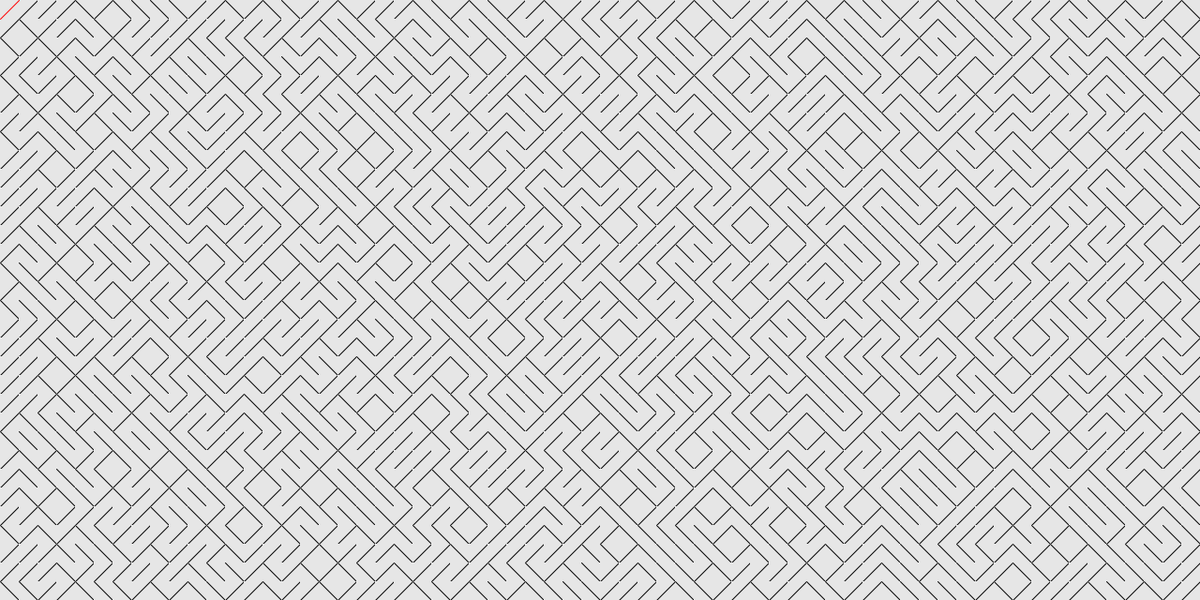
Frame 1 (no input)
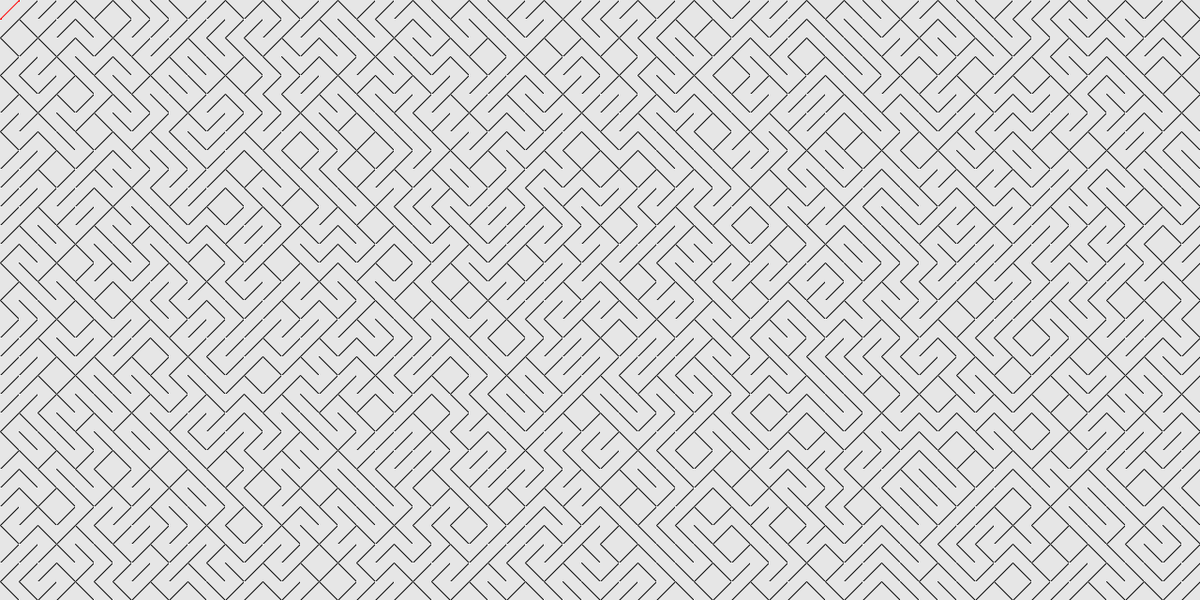
Frame 60 (the mouse pressed at the canvas centre just before this capture)
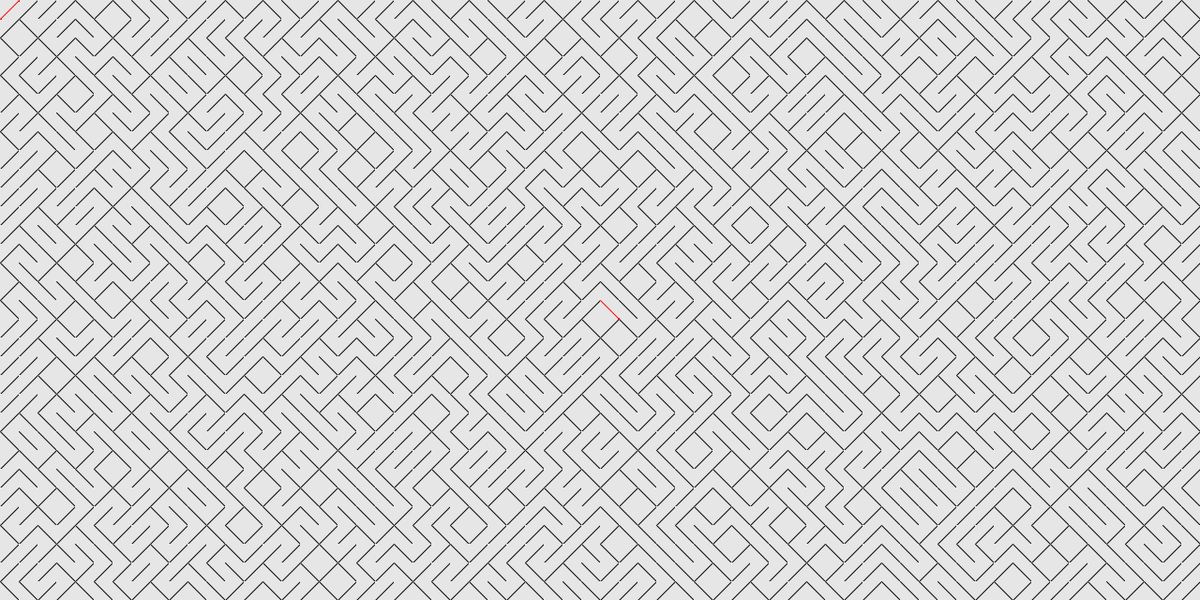
Frame 120 (the mouse held since frame 60 and released just before this capture)

The Processing sketch that drew these frames (run headless with seeded random() and noise(); from frame 60 on, the mouse is pressed at the canvas centre):

// Processing sketch: P2_1st_grid
// ── P2_1st_grid.pde
ArrayList<Point> points;
ArrayList<Pixel> pixelz;
int wi = 20;
int he = 20;

void setup(){
  size(1280, 640);
  surface.setResizable(true);
  background(230);
  noStroke();
  //colorMode(HSB, 100);

  //points = new ArrayList<Point>();
  pixelz = new ArrayList<Pixel>();

  for(int w=0;w<width/wi;w++){
    for(int h=0;h<height/he;h++){
      pixelz.add(new Pixel(w*wi,h*he, wi, he));
    }
  }
}


void draw(){

  float dx = mouseX - pmouseX;
  float dy = mouseY - pmouseY;
  float speed = sqrt(dx * dx + dy * dy);

  int limit = 50;
  speed = (speed > limit) ? limit*2 : speed*2;

  for(int i=0;i<pixelz.size();i++){
      Pixel p = pixelz.get(i);
      //p.drawGray();
      p.drawLineUpdate();
      p.drawLine();
  }

  ////マウスに移動があったらpointを生成
  //if(speed != 0){
  //  points.add(new Point(speed));
  //}

  ////pointsを描画
  //for(int i=0; i<points.size(); i++) {
  //  Point point = points.get(points.size()-1);
  //  point.display();

  //  if(points.size()>100) {
  //    //TODO: 減衰をどう実装するか
  //    Point p = points.get(0);
  //    //println(p.getSpeed());
  //    points.remove(0);
  //  }
  //}
}

class Pixel{
  int _x;
  int _y;
  int _w;
  int _h;
  boolean updown;

  Pixel(int x,int y,int w,int h){
    _x = x;
    _y = y;
    _w = w;
    _h = h;

    drawLineInit();
  }

  //モザイク
  void drawGray(){
    fill(random(0, 100));
    rect(_x,_y,_w,_h);
  }

  void drawLineInit(){
    noStroke();
    fill(230);
    rect(_x,_y,_w,_h);

    stroke(0);
    strokeWeight(1);

    if(round(random(0,1)) == 1){
      line(_x, _y, _x+_w, _y+_h);
    }else{
      line(_x, _y+_h, _x+_w, _y);
    }
  }

  //ライン
  void drawLine(){
    stroke(0);
    strokeWeight(1);
    int distX = abs(mouseX - _x);
    int distY = abs(mouseY - _y);

    if( distX < 15 && distY < 15 ){
      noStroke();
      fill(230);
      rect(_x,_y,_w,_h);

      stroke(255,0,0);
      strokeWeight(1);

      if(updown){
        line(_x, _y, _x+_w, _y+_h);
      }else{
        line(_x, _y+_h, _x+_w, _y);
      }
    }
  }

  void drawLineUpdate(){
    if(mouseX > pmouseX && pmouseY > mouseY ){
      //println("右上り");
      updown = false;
    }else if(mouseX > pmouseX && mouseY > pmouseY ){
      //println("右下がり");
      updown = true;
    }else if(pmouseX > mouseX && pmouseY > mouseY ){
      //println("左上がり");
      updown = true;
    }else if(pmouseX > mouseX && mouseY > pmouseY ){
      //println("左下がり");
      updown = false;
    }
  }
}


class Point{
  float speed;

  //init
  Point(float sp){
    speed = sp;
  }
  void display(){
    stroke(speed,70,80);
    strokeWeight((100-speed)/2);

    line(pmouseX, pmouseY, mouseX, mouseY);
  }
  float getSpeed(){
    return speed;
  }
}

// ── Grid.pde
class Grid{
  public ArrayList<Pane> panes;
  private int pSize;

  Grid(int paneSize){
    pSize = paneSize;
    panes = new ArrayList<Pane>();
    for(int h=0;h<height/paneSize;h++){
      for(int w=0;w<width/paneSize;w++){
        panes.add(new Pane(w*paneSize, h*paneSize, paneSize));
      }
    }
  }

  void draw(){
    for(int i=0;i<panes.size();i++){
      panes.get(i).refresh();
      panes.get(i).draw();
    }
  }

  void drawByIndex(int index){
    panes.get(index).draw();
  }

  int getIndex(int _x,int _y){
    return (width/pSize)*(_y/pSize) + (_x/pSize);
  }

  int getXByIndex(int index){
    return panes.get(index)._x;
  }

  int getYByIndex(int index){
    return panes.get(index)._y;
  }
}

// ── Pane.pde
class Pane extends PaneBase{
  boolean updown;

  Pane(int x,int y,int s){
    super(x,y,s);
    drawInit();
  }

  //ライン
  public void drawInit(){
    noStroke();
    fill(230);
    rect(_x,_y,_s,_s);

    stroke(0);
    strokeWeight(1);

    if(round(random(0,1)) == 0){
      line(_x, _y, _x+_s, _y+_s);
    }else{
      line(_x, _y+_s, _x+_s, _y);
    }
  }

  //ライン
  public void draw(){
    stroke(0);
    strokeWeight(1);

    if(isTouch()){
      noStroke();
      fill(230);
      rect(_x,_y,_s,_s);

      stroke(255,0,0);
      strokeWeight(1);

      if(updown){
        line(_x, _y, _x+_s, _y+_s);
      }else{
        line(_x, _y+_s, _x+_s, _y);
      }
    }
  }

  void refresh(){
    if(mouseX > pmouseX && pmouseY > mouseY ){
      //println("右上り");
      updown = false;
    }else if(mouseX > pmouseX && mouseY > pmouseY ){
      //println("右下がり");
      updown = true;
    }else if(pmouseX > mouseX && pmouseY > mouseY ){
      //println("左上がり");
      updown = true;
    }else if(pmouseX > mouseX && mouseY > pmouseY ){
      //println("左下がり");
      updown = false;
    }
  }
}


// ── PaneBase.pde
class PaneBase{
  public int _x;
  public int _y;
  public int _s;

  PaneBase(int x, int y, int s){
    _x = x;
    _y = y;
    _s = s;
  }

  public boolean isTouch(){
    if((_x < mouseX && mouseX <= _x+_s) && (_y < mouseY && mouseY <= _y+_s)){
      return true;
    }else{
      return false;
    }
  }

  //減衰させる
  public void fade(){
    fill(0,5);
    rect(_x,_y,_s,_s);
  }

  public void draw(){
    noStroke();
    fill(random(100),20);
    rect(_x,_y,_s,_s);
  }
}
